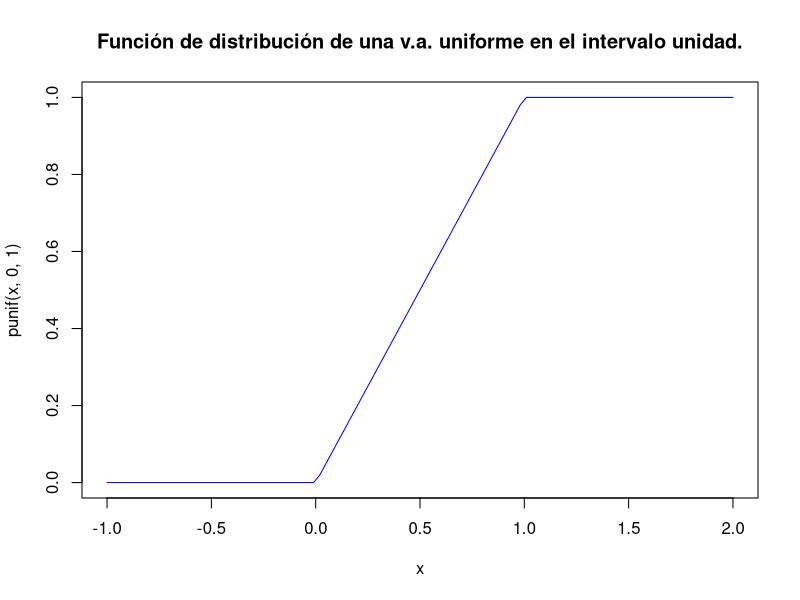
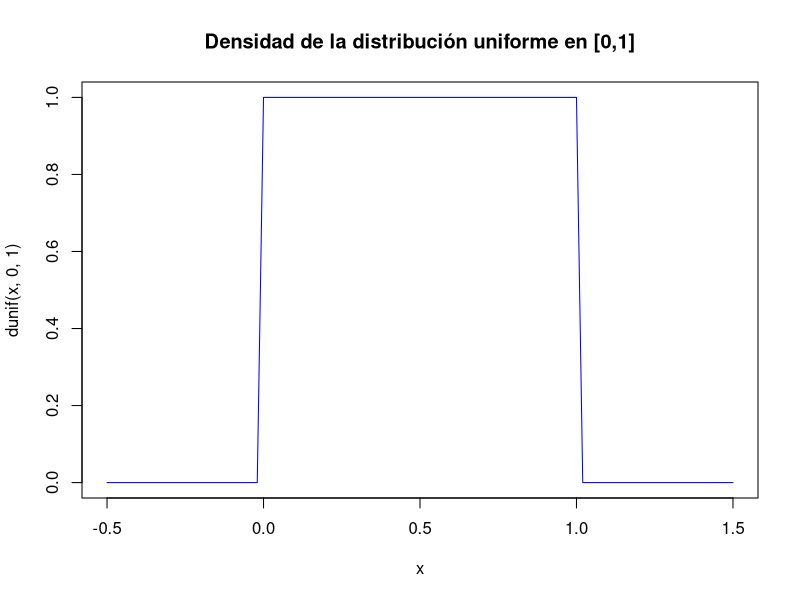

Reproduce these figures in R, in order.
## ---- chunk 1
curve(punif(x,0,1),xlim=c(-1,2),col="blue",
      main="Función de distribución de una v.a. uniforme en el intervalo unidad.")
## ---- chunk 2
curve(dunif(x,0,1),xlim=c(-0.5,1.5),col="blue",
      main="Densidad de la distribución uniforme en [0,1]")
## ---- chunk 3
ddado=function(x,n=6) {
  sapply(x,FUN=function(x) {
    if( x %in% c(1:n)){return(1/n)} else {return(0)}})
  }
## ---- chunk 4
ddado(1.5,n=6)
## ---- chunk 5
ddado(1:10,n=6)
## ---- chunk 6
pdado=function(x,n=6) 
  {
  sapply(x,FUN=function(y){ if (y<1){ return(0)}else{if(y>=n){return(1)} else
  {return(sum(ddado(c(1:(floor(y))),n=n)))}}})
  }
## ---- chunk 7
pdado(0:11,6)
## ---- chunk 8
qdado=function(p,n=6){
sapply(p,FUN=function(pp=p,nn=n) 
  {
  if(pp<0 | pp>1) {return(NA)}
  else {
  aux=pp>=pdado(1:n,nn)
  aux
  ifelse(all(!aux),return(1),return(max(which(pp>=pdado(1:n,nn)))))}}
)
}
## ---- chunk 9
qdado(1.5)
qdado(-1)
## ---- chunk 10
qdado(c(0.1,0.5,0.6,1))
